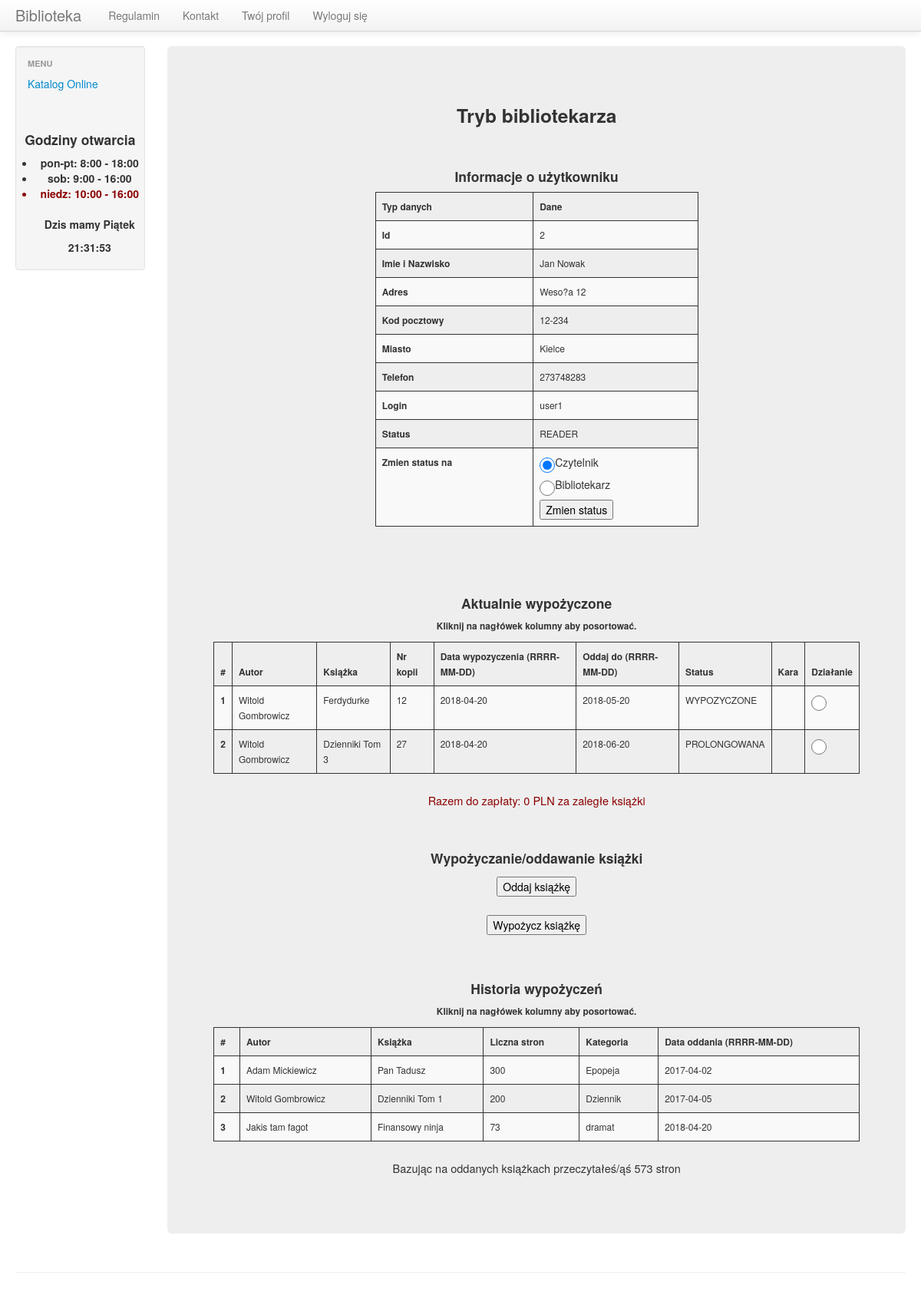
/lib_manage_users_menu_page_result.php?user_id=2 (signed in), run on the app's committed database.
### tables this page shows
CREATE TABLE `user` (
  `id` int(11) NOT NULL,
  `user` varchar(100) NOT NULL,
  `pass` varchar(500) NOT NULL,
  `view` varchar(100) NOT NULL,
  `name` varchar(100) NOT NULL,
  `surname` varchar(200) NOT NULL,
  `address` varchar(200) NOT NULL,
  `post_code` varchar(6) NOT NULL,
  `city` varchar(100) NOT NULL,
  `phone` varchar(29) NOT NULL
);

CREATE TABLE `borrowings` (
  `id` int(11) NOT NULL,
  `copy_id` int(11) NOT NULL,
  `user_id` int(11) NOT NULL,
  `borrow_date` date NOT NULL,
  `give_date` date NOT NULL,
  `book_id` int(11) NOT NULL
);

CREATE TABLE `book` (
  `id` int(11) NOT NULL,
  `isbn` varchar(50) NOT NULL,
  `title` varchar(400) NOT NULL,
  `author` varchar(400) NOT NULL,
  `pages` int(11) NOT NULL,
  `publish_year` date NOT NULL,
  `category` varchar(200) NOT NULL
);

CREATE TABLE `copy` (
  `id` int(11) NOT NULL,
  `book_id` int(11) NOT NULL,
  `status` varchar(100) NOT NULL
);

CREATE TABLE `borrowings_history` (
  `id` int(11) NOT NULL,
  `book_id` int(11) NOT NULL,
  `user_id` int(11) NOT NULL,
  `give_date` date NOT NULL
);

### lib_manage_users_menu_page_result.php (the view, shortened to what this page needs)
<?php
include("/templ_scripts/before_content_template.php");
$user_id = htmlspecialchars($_GET['user_id']);
$query = "SELECT borrowings.id, borrowings.copy_id, borrowings.book_id, borrowings.user_id, book.author, book.title, borrowings.borrow_date, borrowings.give_date, copy.status
          FROM borrowings
          INNER JOIN copy ON borrowings.copy_id=copy.id
          INNER JOIN book ON borrowings.book_id=book.id
          WHERE borrowings.user_id=".$user_id."";
$query_history = "SELECT book.author, book.title, book.pages, book.category, borrowings_history.give_date FROM borrowings_history
                  INNER JOIN book ON borrowings_history.book_id=book.id
                  WHERE borrowings_history.user_id=".$user_id."";
$user_info_query = "SELECT name, surname, address, post_code, city, phone, id, user, view
          FROM user
          WHERE id = {$user_id}";
$cost_per_day = 0.2;
$to_pay=0.0;
$user_info_result = mysql_query($user_info_query);
echo '
        <div class="span10">
            <div class="hero-unit text-center">
                <h3>Tryb bibliotekarza</h3>
                <br>
                <h4>Informacje o użytkowniku</h4>
          <form action="lib_manage_users_menu_page_change_status.php" method="POST">
        <div class="user_info_table">
          <table class="table table-striped" >
            <thead>
            <tr>
                <th>Typ danych</th>
                <th>Dane</th>
            </tr>
            </thead>
';
            while($row = mysql_fetch_row($user_info_result))
            {
echo '
              <tr>
                <td><b>Id<b></td>
          			<td>'.$row[6].' </td>
          		</tr>
          		<tr>
                <td><b>Imie i Nazwisko<b></td>
          			<td>'.$row[0].' '.$row[1].' </td>
          		</tr>
          		<tr>
                <td><b>Adres<b></td>
          			<td>'.$row[2].' </td>
          		</tr>
          		<tr>
                <td><b>Kod pocztowy<b></td>
          			<td>'.$row[3].' </td>
          		</tr>
          		<tr>
                <td><b>Miasto<b></td>
          			<td>'.$row[4].' </td>
          		</tr>
          		<tr>
                <td><b>Telefon<b></td>
          			<td>'.$row[5].' </td>
          		</tr>
              <tr>
                <td><b>Login<b></td>
                <td>'.$row[7].' </td>
              </tr>
              <tr>
                <td><b>Status<b></td>
          			<td>'.$row[8].' </td>
          		</tr>
          		<tr>
                <td><b>Zmien status na<b></td>
          			<td>
                  <label><input type="radio" name="user_status" value="READER" checked="">Czytelnik</label>
                  <label><input type="radio" name="user_status" value="LIBRARIAN">Bibliotekarz</label>
                  <input type="submit" value="Zmien status">
                </td>
          		</tr>
';
            };
echo'
            </tbody>
            </table>
          </div>
          </form>
              <br>
              <br>
                <h4>Aktualnie wypożyczone</h4>
                <h6>Kliknij na nagłówek kolumny aby posortować.</h6>
                <form action="lib_manage_users_menu_page_give_copy.php" method="POST">
                    <table class="table table-striped sortable text-center">
                        <thead>
                        <tr>
                            <th scope="col">#</th>
                            <th scope="col">Autor</th>
                            <th scope="col">Książka</th>
                            <th scope="col">Nr kopii</th>
                            <th scope="col">Data wypozyczenia (RRRR-MM-DD)</th>
                            <th scope="col">Oddaj do (RRRR-MM-DD)</th>
                            <th scope="col">Status</th>
                            <th scope="col">Kara</th>
                            <th scope="col">Działanie</th>
                        </tr>
                        </thead>
                        <tbody>
';
                $row_nr=0;
                $result = mysql_query($query);
                if(!$result) echo 'BLAD zapytania ksiazek z bazy!';
                  else
                  {
                        while($row = mysql_fetch_row($result))
                        {
                          $row_nr++;
                          echo '<tr>';
                          echo '<th scope="row">'.$row_nr.'</th>';
                          echo '<td>'.$row[4].'</td>';
                          echo '<td>'.$row[5].'</td>';
                          echo '<td>'.$row[1].'</td>';
                          echo '<td>'.$row[6].'</td>';
                          echo '<td>'.$row[7].'</td>';
                          echo '<td>'.$row[8].'</td>';
                          $today = strtotime(date('Y-m-d', strtotime('now')));
                          $give_date = strtotime(date('Y-m-d', strtotime($row[7])));
                          $secs = $give_date - $today;
                          $days = abs($secs / 86400);
                          if($give_date >= $today ){
                            echo '<td></td>';
                          }
                          else {
                            $to_pay += $days*$cost_per_day;
                            echo '<td>Nie oddano ksiazki w terminie. Spóżnienie o '.$days.' dni. Kara: '.$days*$cost_per_day.' PLN</td>';
                          }
                          echo '<td>
                                  <label><input type="radio" name="copy_id" value="'.$row[1].'" required=""></label>
                                </td>';
                        };
                  }
echo '
                    </tbody>
                    </table>
                    <p id="to_pay">Razem do zapłaty: '.$to_pay.' PLN za zaległe książki</p>
                    <br>
                    <h4>Wypożyczanie/oddawanie książki</h4>
                  <input type="submit" value="Oddaj książkę">
                </form>
                <form action="lib_manage_users_menu_page_borrow_copy.php" method="POST">
                  <input type="submit" value="Wypożycz książkę">
                </form>
                    <br>
                <h4>Historia wypożyczeń</h4>
                <h6>Kliknij na nagłówek kolumny aby posortować.</h6>
                    <table class="table table-striped sortable text-center">
                        <thead>
                        <tr>
                            <th scope="col">#</th>
                            <th scope="col">Autor</th>
                            <th scope="col">Książka</th>
                            <th scope="col">Liczna stron</th>
                            <th scope="col">Kategoria</th>
                            <th scope="col">Data oddania (RRRR-MM-DD)</th>
                        </tr>
                        </thead>
                        <tbody>
';
                    $row_nr=0;
                    $pages_counter = 0;
                    $result = mysql_query($query_history);
                    if(!$result) echo 'BLAD zapytania historii ksiazek z bazy!';
                      else
                      {
                            while($row = mysql_fetch_row($result))
                            {
                              $row_nr++;
                              echo '<tr>';
                              echo '<th scope="row">'.$row_nr.'</th>';
                              echo '<td>'.$row[0].'</td>';
                              echo '<td>'.$row[1].'</td>';
                              echo '<td>'.$row[2].'</td>'; $pages_counter+=$row[2];
                              echo '<td>'.$row[3].'</td>';
                              echo '<td>'.$row[4].'</td>';
                            };
                      }
echo '
                        </tbody>
                    </table>
                    <p>Bazując na oddanych książkach przeczytałeś/ąś '.$pages_counter.' stron</p>
            </div>
        </div>
';
include("/templ_scripts/after_content_template.php");
?>

### scripts/style.css (style rules this page uses)
body { padding-top: 60px; padding-bottom: 40px; }
h1, h2, h3, h4, h5, h6 { text-align: center; }
#to_pay { color: darkred; }
table,th,td,tr { border: 1px solid; }
.user_info_table { padding-left: 25%; width: 50%; }
input[type=radio] { width: 20px; height: 20px; }
thead { font-size: 12px; font-weight: bolder; }
tbody { font-size: 12px; }
.hero-unit { font-size: 14.5px; }

### data on the page
user: id "2", name "Jan", surname "Nowak", address "Weso?a 12", post_code "12-234", city "Kielce", phone "273748283", user "user1", view "READER"
borrowings: book.author "Witold Gombrowicz", book.title "Ferdydurke", copy "12", borrow_date "2018-04-20", give_date "2018-05-20", copy.status "WYPOZYCZONE"
borrowings: book.author "Witold Gombrowicz", book.title "Dzienniki Tom 3", copy "27", borrow_date "2018-04-20", give_date "2018-06-20", copy.status "PROLONGOWANA"
borrowings_history: book.author "Adam Mickiewicz", book.title "Pan Tadusz", book.pages "300", book.category "Epopeja", give_date "2017-04-02"
borrowings_history: book.author "Witold Gombrowicz", book.title "Dzienniki Tom 1", book.pages "200", book.category "Dziennik", give_date "2017-04-05"
borrowings_history: book.author "Jakis tam fagot", book.title "Finansowy ninja", book.pages "73", book.category "dramat", give_date "2018-04-20"

### other printed values
$to_pay "0"
$pages_counter "573"
